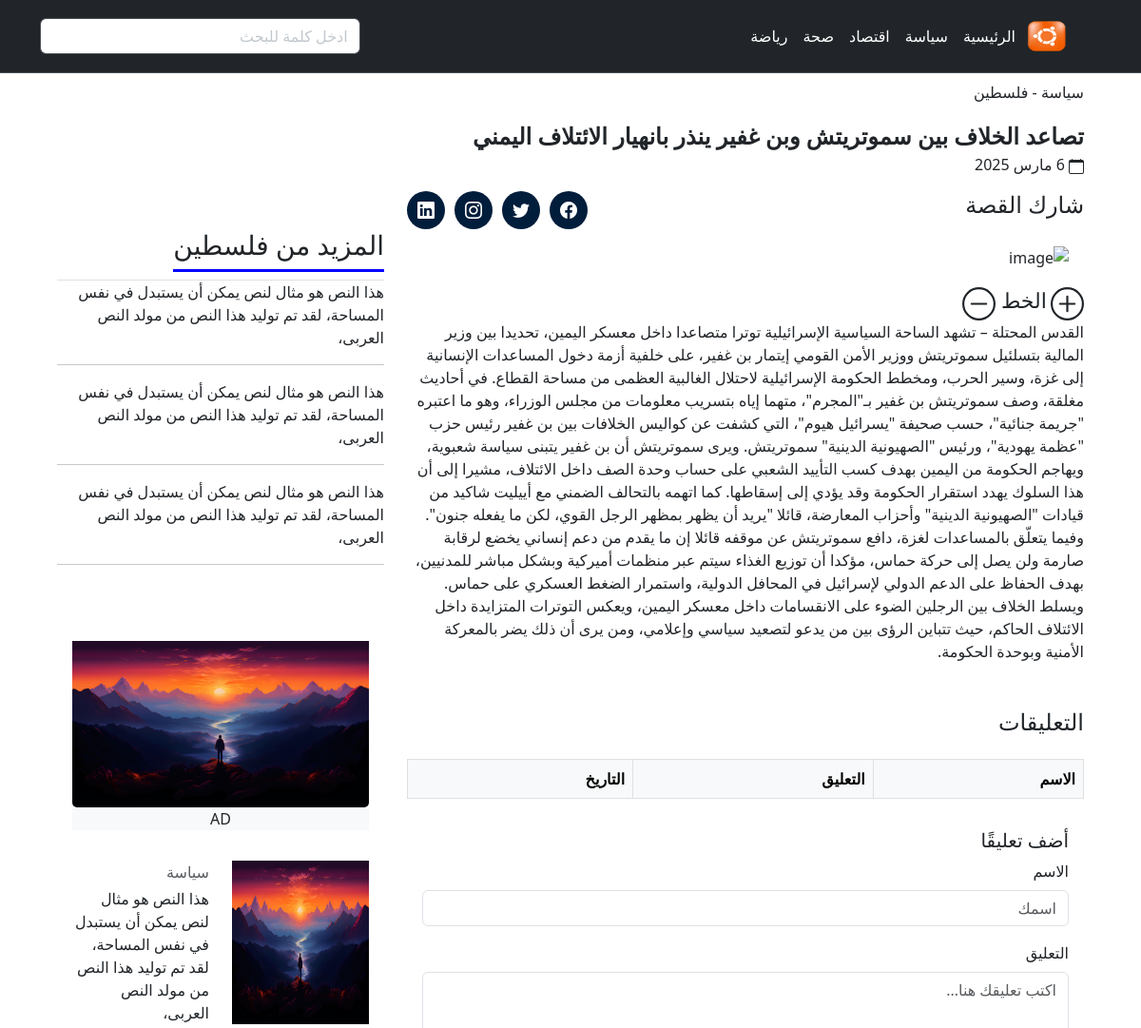
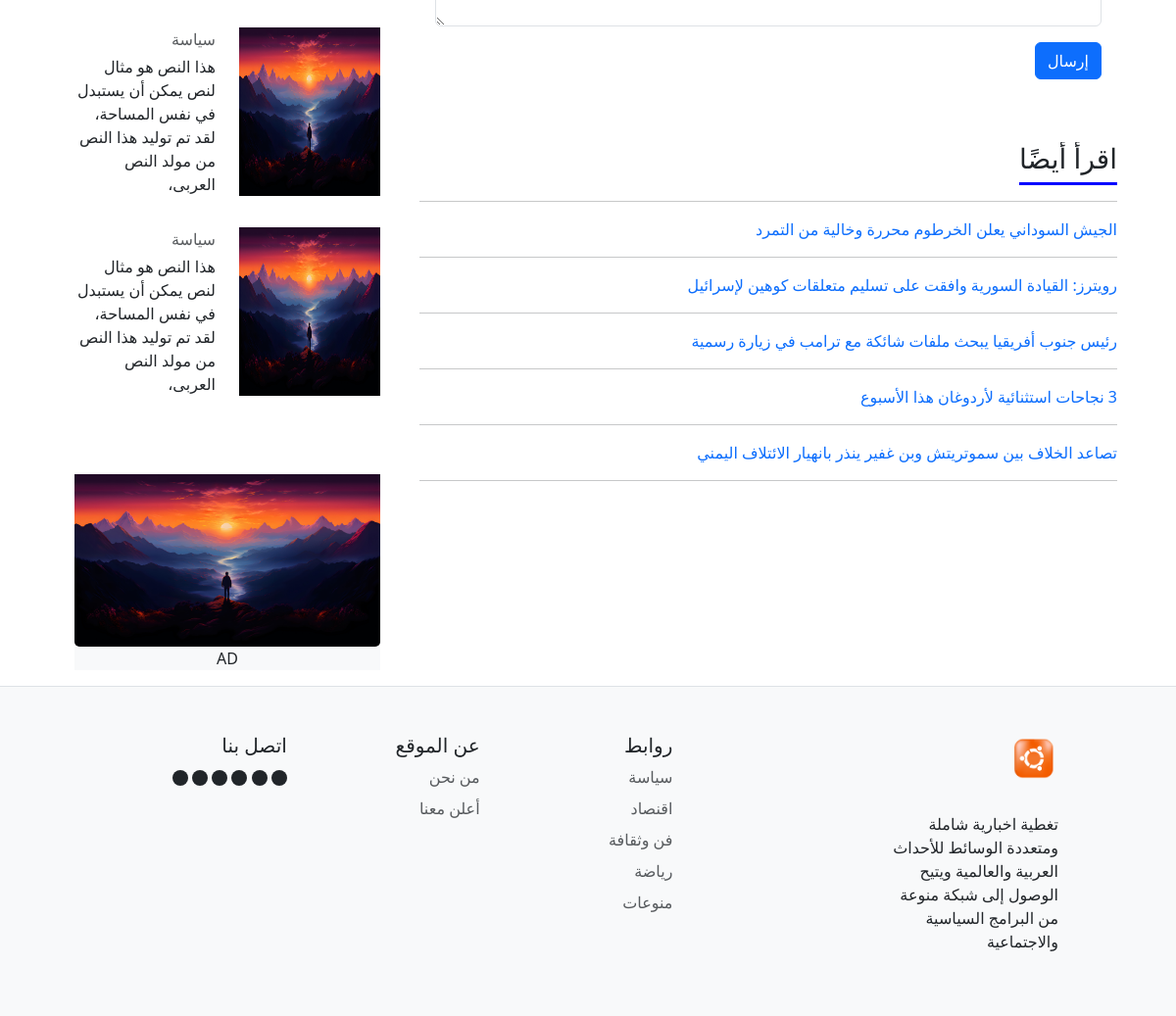
The page /public/FrontPage/details.php?news_id=73 on the database its author committed (2 pictures, top to bottom).
### tables this page shows
CREATE TABLE `news` (
  `id` bigint(20) NOT NULL,
  `title` varchar(100) DEFAULT NULL,
  `body` text NOT NULL,
  `image_url` text DEFAULT NULL,
  `date_posted` datetime DEFAULT NULL,
  `category_id` bigint(20) DEFAULT NULL,
  `author_id` bigint(20) DEFAULT NULL,
  `country` varchar(30) DEFAULT 'Earth',
  `status` enum('APPROVED','PENDING','REJECTED') DEFAULT 'PENDING',
  `total_views` int(11) NOT NULL DEFAULT 0
);

### config/DatabaseConnection.php (called while the page is built, shortened)
<?php
class DatabaseConnection {
    private static ?PDO $pdo = null;
    public static function getConnection() {
        if (self::$pdo === null) {
            $host = $_ENV['DB_HOST'];
            $db = $_ENV['DB_NAME'];
            $user = $_ENV['DB_USER'];
            $password = $_ENV['DB_PASSWORD'];
            $dsn = "mysql:host=$host;dbname=$db";
            try {
                self::$pdo = new PDO($dsn, $user, $password);
                self::$pdo->setAttribute(PDO::ATTR_ERRMODE, PDO::ERRMODE_EXCEPTION);
            } catch(PDOException $exception) {
                die("Connection failed: " . $exception->getMessage());
            }
        }
        return self::$pdo;
    }
}

### news/News.php (called while the page is built, shortened)
<?php
class News
{
    private static $conn;
    public static function getNewsById($id)
    {
        $sql = "SELECT * FROM news WHERE id = ?";
        $stmt = self::$conn->prepare($sql);
        $stmt->execute([$id]);
        return $stmt->fetch(PDO::FETCH_ASSOC);
    }
    public static function getLatestNews($category_id)
    {
        $sql = "SELECT * FROM news WHERE category_id = ? ORDER BY date_posted DESC LIMIT 5";
        $stmt = self::$conn->prepare($sql);
        $stmt->execute([$category_id]);
        return $stmt->fetchAll(PDO::FETCH_ASSOC);
    }
    private static function ensureConnection(): void
    {
        if (!self::$conn) {
            self::$conn = DatabaseConnection::getConnection();
        }
    }
}

### public/FrontPage/details.php (the view, shortened to what this page needs)
<?php
$news_id = $_GET['news_id'];
$news = News::getNewsById($news_id);
?>
<!DOCTYPE html>
<html dir="rtl" lang="ar">
<head>
  <link rel="stylesheet" href="./css/style.css" />
  <link rel="stylesheet" href="https://cdn.jsdelivr.net/npm/bootstrap@5.3.0/dist/css/bootstrap.min.css" />
  <link rel="stylesheet" href="https://cdn.jsdelivr.net/npm/bootstrap-icons/font/bootstrap-icons.css" />
</head>
<body>
  <nav class="navbar navbar-expand-lg bg-dark border-bottom border-body" data-bs-theme="dark">
    <div class="container">
      <a class="navbar-brand" href="#">
        <img src="./images/ubuntu-logo-rounded-ubuntu-logo-free-png.webp" alt="Logo" class="logo navbar-brand" />
      </a>
      <div class="collapse navbar-collapse" id="navbarSupportedContent">
        <div class="rigthSectoin col-sm-8">
          <ul class="navbar-nav me-auto mb-2 mb-lg-0">
            <li class="nav-item">
              <a class="nav-link active text-white" aria-current="page" href="index.php">الرئيسية</a>
            </li>
            <li class="nav-item">
              <a class="nav-link text-white" href="./category.php?category=politics">سياسة</a>
            </li>
            <li class="nav-item">
              <a class="nav-link text-white" href="./category.php?category=economy">اقتصاد</a>
            </li>
            <li class="nav-item">
              <a class="nav-link text-white" href="./category.php?category=health">صحة</a>
            </li>
            <li class="nav-item">
              <a class="nav-link text-white" href="./category.php?category=sport">رياضة</a>
            </li>
          </ul>
        </div>
        <div class="leftSection col-sm-4">
          <form class="d-flex" role="search">
            <input class="form-control me-2 bg-white" type="search" placeholder="ادخل كلمة للبحث" aria-label="Search" />
          </form>
        </div>
      </div>
    </div>
  </nav>
  <div class="container3">
    <div class="row">
      <div class="col-sm-8">
        <div class="category mb-3 mt-2">سياسة - فلسطين</div>
        <div class="content card-text">
          <div class="imgDesc fw-bold fs-4">
            <?= $news['title']; ?>
          </div>
          <p>
            <svg xmlns="http://www.w3.org/2000/svg" width="16" height="16" fill="currentColor" class="bi bi-calendar"
              viewBox="0 0 16 16">
              <path
                d="M3.5 0a.5.5 0 0 1 .5.5V1h8V.5a.5.5 0 0 1 1 0V1h1a2 2 0 0 1 2 2v11a2 2 0 0 1-2 2H2a2 2 0 0 1-2-2V3a2 2 0 0 1 2-2h1V.5a.5.5 0 0 1 .5-.5M1 4v10a1 1 0 0 0 1 1h12a1 1 0 0 0 1-1V4z" />
            </svg>
            6 مارس 2025
          </p>
          <div class="row">
            <div class="col-sm-6 text-end">
              <h4 style="width: fit-content">شارك القصة</h4>
            </div>
            <div class="social-icons col-sm-6">
              <a href="#" class="social-circle"><i class="bi bi-facebook"></i></a>
              <a href="#" class="social-circle"><i class="bi bi-twitter"></i></a>
              <a href="#" class="social-circle"><i class="bi bi-instagram"></i></a>
              <a href="#" class="social-circle"><i class="bi bi-linkedin"></i></a>
            </div>
          </div>
        </div>
      </div>
    </div>
    <div class="row">
      <div class="col-sm-8">
        <div class="card">
          <div class="card-body">
            <img src=" <?= htmlspecialchars($news['image_url']); ?>" alt="image" class="card-img-bottom some" />
          </div>
        </div>
        <div class="content">
          <div class="fontController">
            <span style="font-size: 22px"> الخط </span>
            <svg id="dec-btn" xmlns="http://www.w3.org/2000/svg" width="35" height="35" fill="currentColor"
              class="bi bi-dash-circle" viewBox="0 0 16 16">
              <path d="M8 15A7 7 0 1 1 8 1a7 7 0 0 1 0 14m0 1A8 8 0 1 0 8 0a8 8 0 0 0 0 16" />
              <path d="M4 8a.5.5 0 0 1 .5-.5h7a.5.5 0 0 1 0 1h-7A.5.5 0 0 1 4 8" />
            </svg>
          </div>
          <div class="mainParagraph" id="main-text">
            <p>
              <?= htmlspecialchars($news['body']) ?>
            </p>
          </div>
        </div>
        <div class="comments mt-5 card">
          <h4 class="mb-4">التعليقات</h4>
          <table class="table table-bordered table-hover">
            <thead class="table-light">
              <tr>
                <th>الاسم </th>
                <th>التعليق</th>
                <th>التاريخ</th>
              </tr>
            </thead>
          </table>
          <div class="card">
            <div class="card-body">
              <h5 class="card-title">أضف تعليقًا</h5>
              <form id="comments-form" method="post" action="">
                <div class="mb-3">
                  <label for="commenterName" class="form-label">الاسم</label>
                  <input type="text" name="commenterName" class="form-control" id="commenterName" placeholder="اسمك" />
                </div>
                <div class="mb-3">
                  <label for="commentText" class="form-label">التعليق</label>
                  <textarea name="commentText" class="form-control" id="commentText" rows="3"
                    placeholder="اكتب تعليقك هنا..."></textarea>
                </div>
                <button type="submit" class="btn btn-primary mb-5">إرسال</button>
              </form>
            </div>
          </div>
        </div>
        <?php
        $latest_news = News::getLatestNews($news['category_id']);
        ?>
        <div class="readMore">
          <div style="width: fit-content">
            <h3 class="pb-2">اقرأ أيضًا</h3>
          </div>
          <hr />
          <ul class="mostReadedList ps-0">
            <?php foreach ($latest_news as $item): ?>
              <li class="list-group-item">
                <a href="details.php?news_id=<?= urlencode($item['id']) ?>" class="text-decoration-none">
                  <?= htmlspecialchars($item['title']) ?>
                </a>
              </li>
              <hr />
            <?php endforeach; ?>
          </ul>
        </div>
      </div>
      <div class="col-sm-4">
        <div class="moreFrom">
          <h3 class="pb-2" style="width: fit-content">المزيد من فلسطين</h3>
          <ul class="mostReadedList ps-0 border-top">
            <li class="list-group-item">
              هذا النص هو مثال لنص يمكن أن يستبدل في نفس المساحة، لقد تم توليد
              هذا النص من مولد النص العربى،
            </li>
            <hr />
            <li class="list-group-item">
              هذا النص هو مثال لنص يمكن أن يستبدل في نفس المساحة، لقد تم توليد
              هذا النص من مولد النص العربى،
            </li>
            <hr />
            <li class="list-group-item">
              هذا النص هو مثال لنص يمكن أن يستبدل في نفس المساحة، لقد تم توليد
              هذا النص من مولد النص العربى،
            </li>
          </ul>
        </div>
        <hr />
        <div class="adsArea pt-5">
          <div class="card">
            <div class="card-body">
              <img src="./images/sunsetWallpaper.jpg" alt="image" class="card-img-bottom some" />
              <div class="imgDesc bg-light text-center">AD</div>
            </div>
          </div>
        </div>
        <div class="relatedInfo">
          <div class="card">
            <div class="row card-body">
              <img class="col-sm-6" src="./images/sunsetWallpaper.jpg" alt="photo" />
              <div class="col-sm-6">
                <div class="category text-muted mb-1">سياسة</div>
                <p class="card-text">
                  هذا النص هو مثال لنص يمكن أن يستبدل في نفس المساحة، لقد تم
                  توليد هذا النص من مولد النص العربى،
                </p>
              </div>
            </div>
          </div>
          <div class="card">
            <div class="row card-body">
              <img class="col-sm-6" src="./images/sunsetWallpaper.jpg" alt="photo" />
              <div class="col-sm-6">
                <div class="category text-muted mb-1">سياسة</div>
                <p class="card-text">
                  هذا النص هو مثال لنص يمكن أن يستبدل في نفس المساحة، لقد تم
                  توليد هذا النص من مولد النص العربى،
                </p>
              </div>
            </div>
          </div>
          <div class="card">
            <div class="row card-body">
              <img class="col-sm-6" src="./images/sunsetWallpaper.jpg" alt="photo" />
              <div class="col-sm-6">
                <div class="category text-muted mb-1">سياسة</div>
                <p class="card-text">
                  هذا النص هو مثال لنص يمكن أن يستبدل في نفس المساحة، لقد تم
                  توليد هذا النص من مولد النص العربى،
                </p>
              </div>
            </div>
          </div>
        </div>
        <div class="adsArea pt-5">
          <div class="card">
            <div class="card-body">
              <img src="./images/sunsetWallpaper.jpg" alt="image" class="card-img-bottom some" />
              <div class="imgDesc bg-light text-center">AD</div>
            </div>
          </div>
        </div>
      </div>
    </div>
  </div>
</body>
<div class="footer bg-light border-top" style="padding: 0; margin: 0">
  <div class="container2">
    <footer class="row row-cols-5 py-5">
      <div class="col">
        <img src="./images/ubuntu-logo-rounded-ubuntu-logo-free-png.webp" alt="logo" class="logo" />
        <div class="" style="padding-top: 30px">
          <p class="">
            تغطية اخبارية شاملة ومتعددة الوسائط للأحداث العربية والعالمية
            ويتيح الوصول إلى شبكة منوعة من البرامج السياسية والاجتماعية
          </p>
        </div>
      </div>
      <div class="col"></div>
      <div class="col">
        <h5>روابط</h5>
        <ul class="nav flex-column">
          <li class="nav-item mb-2">
            <a href="./politicsPage.html" class="nav-link p-0 text-muted">سياسة</a>
          </li>
          <li class="nav-item mb-2">
            <a href="./economyPage.html" class="nav-link p-0 text-muted">اقنصاد</a>
          </li>
          <li class="nav-item mb-2">
            <a href="#" class="nav-link p-0 text-muted">فن وثقافة</a>
          </li>
          <li class="nav-item mb-2">
            <a href="./sportPage.html" class="nav-link p-0 text-muted">رياضة</a>
          </li>
          <li class="nav-item mb-2">
            <a href="#" class="nav-link p-0 text-muted">منوعات</a>
          </li>
        </ul>
      </div>
      <div class="col">
        <h5>عن الموقع</h5>
        <ul class="nav flex-column">
          <li class="nav-item mb-2">
            <a href="#" class="nav-link p-0 text-muted">من نحن</a>
          </li>
          <li class="nav-item mb-2">
            <a href="#" class="nav-link p-0 text-muted">أعلن معنا</a>
          </li>
        </ul>
      </div>
      <div class="col">
        <h5>اتصل بنا</h5>
        <svg xmlns="http://www.w3.org/2000/svg" width="16" height="16" fill="currentColor" class="bi bi-circle-fill"
          viewBox="0 0 16 16">
          <circle cx="8" cy="8" r="8" />
        </svg>
        <svg xmlns="http://www.w3.org/2000/svg" width="16" height="16" fill="currentColor" class="bi bi-circle-fill"
          viewBox="0 0 16 16">
          <circle cx="8" cy="8" r="8" />
        </svg>
        <svg xmlns="http://www.w3.org/2000/svg" width="16" height="16" fill="currentColor" class="bi bi-circle-fill"
          viewBox="0 0 16 16">
          <circle cx="8" cy="8" r="8" />
        </svg>
        <svg xmlns="http://www.w3.org/2000/svg" width="16" height="16" fill="currentColor" class="bi bi-circle-fill"
          viewBox="0 0 16 16">
          <circle cx="8" cy="8" r="8" />
        </svg>
        <svg xmlns="http://www.w3.org/2000/svg" width="16" height="16" fill="currentColor" class="bi bi-circle-fill"
          viewBox="0 0 16 16">
          <circle cx="8" cy="8" r="8" />
        </svg>
        <svg xmlns="http://www.w3.org/2000/svg" width="16" height="16" fill="currentColor" class="bi bi-circle-fill"
          viewBox="0 0 16 16">
          <circle cx="8" cy="8" r="8" />
        </svg>
      </div>
    </footer>
  </div>
</div>
</html>

### public/FrontPage/css/style.css (style rules this page uses)
html, body { height: 100%; }
.logo { width: 50px; height: 50px; }
.container2 { margin-left: 10%; margin-right: 10%; }
.container3 { margin-left: 5%; margin-right: 5%; }
.card { border-radius: 0 !important; border:0px solid black !important; }
h3 { border-bottom: 3px solid blue; }
a { text-decoration: none !important; }
ul { padding-left: 0; padding-right: 0; }
.social-icons { display: flex; justify-content: end; gap: 10px; }
.social-circle { width: 40px; height: 40px; background-color: #001d3b; color: white; display: flex; align-items: center; justify-content: center; border-radius: 50%; font-size: 18px; }

### rows shown on the page
news: title "تصاعد الخلاف بين سموتريتش وبن غفير ينذر بانهيار الائتلاف اليمني", body "القدس المحتلة – تشهد الساحة السياسية الإسرائيلية توترا متصاعدا داخل معسكر اليمين، تحديدا بين وزير المالية بتسلئيل سموتريتش ووزير الأمن القومي إيتمار بن غفير، على خلفية أزمة دخول المساعدات الإنسانية إلى غزة، وسير الحرب، ومخطط الحكومة الإسرائيلية لاحتلال الغالبية العظمى من مساحة القطاع. في أحاديث مغلقة، وصف سموتريتش بن غفير بـ\"المجرم\"، متهما إياه بتسريب معلومات من مجلس الوزراء، وهو ما اعتبره \"جريمة جنائية\"، حسب صحيفة \"يسرائيل هيوم\"، التي كشفت عن كواليس الخلافات بين بن غفير رئيس حزب \"عظمة يهودية\"، ورئيس \"الصهيونية الدينية\" سموتريتش. ويرى سموتريتش أن بن غفير يتبنى سياسة شعبوية، ويهاجم الحكومة من اليمين بهدف كسب التأييد الشعبي على حساب وحدة الصف داخل الائتلاف، مشيرا إلى أن هذا السلوك يهدد…"
news: title "الجيش السوداني يعلن الخرطوم محررة وخالية من التمرد"
news: title "رويترز: القيادة السورية وافقت على تسليم متعلقات كوهين لإسرائيل"
news: title "رئيس جنوب أفريقيا يبحث ملفات شائكة مع ترامب في زيارة رسمية"
news: title "3 نجاحات استثنائية لأردوغان هذا الأسبوع"
